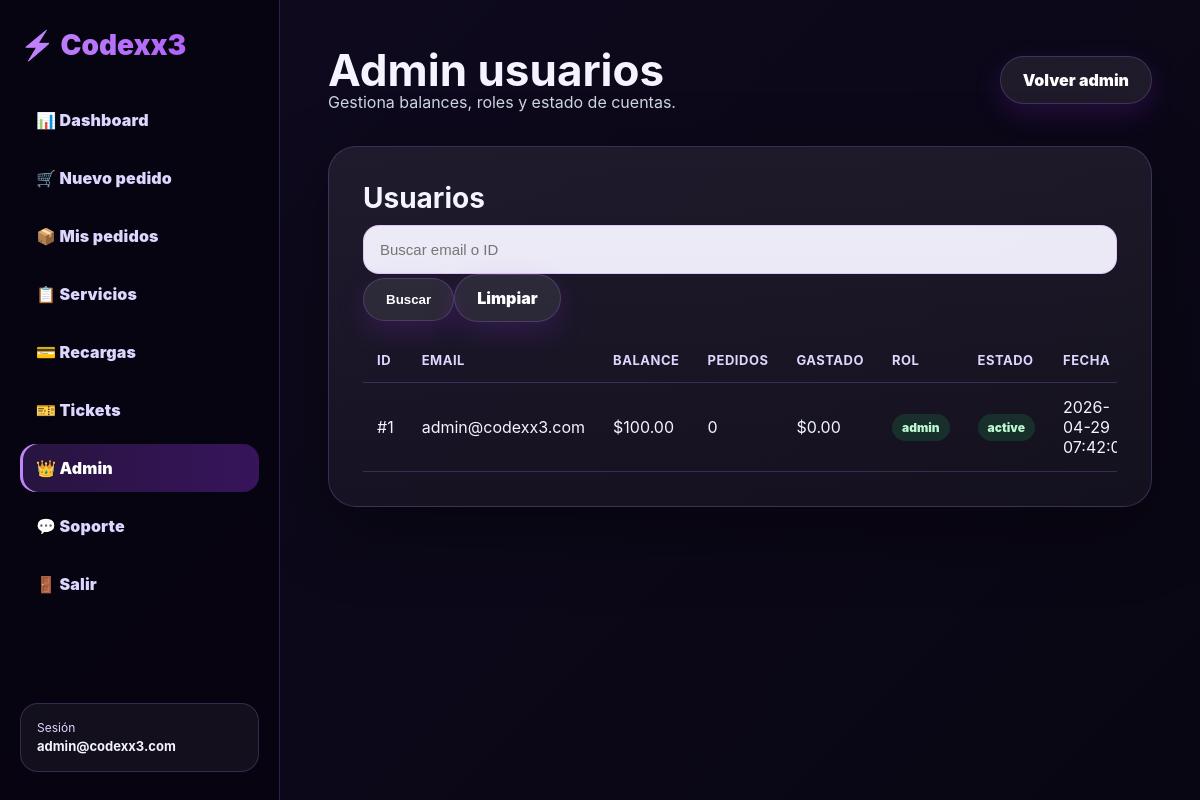
/admin_users.php (signed in), run on the app's committed database.
### tables this page shows
CREATE TABLE IF NOT EXISTS users (
  id INT UNSIGNED AUTO_INCREMENT PRIMARY KEY,
  email VARCHAR(190) NOT NULL UNIQUE,
  password VARCHAR(255) NOT NULL,
  balance DECIMAL(12,4) NOT NULL DEFAULT 0.0000,
  is_admin TINYINT(1) NOT NULL DEFAULT 0,
  status ENUM('active','blocked') NOT NULL DEFAULT 'active',
  created_at TIMESTAMP NOT NULL DEFAULT CURRENT_TIMESTAMP,
  updated_at TIMESTAMP NULL DEFAULT NULL ON UPDATE CURRENT_TIMESTAMP
);

### app/config/database.php (called while the page is built, shortened)
<?php
class Database {
    private ?PDO $pdo = null;
    public function __construct() {
        $host = getenv('DB_HOST') ?: 'localhost';
        $port = getenv('DB_PORT') ?: '3306';
        $name = getenv('DB_NAME') ?: 'codexx3_smm';
        $user = getenv('DB_USER') ?: 'root';
        $pass = getenv('DB_PASS') ?: '';
        try {
            $dsn = "mysql:host={$host};port={$port};dbname={$name};charset=utf8mb4";
            $this->pdo = new PDO($dsn, $user, $pass, [
                PDO::ATTR_ERRMODE => PDO::ERRMODE_EXCEPTION,
                PDO::ATTR_DEFAULT_FETCH_MODE => PDO::FETCH_ASSOC,
                PDO::ATTR_EMULATE_PREPARES => false,
            ]);
        } catch (Throwable $e) {
            $this->log('DB connection error: '.$e->getMessage());
            http_response_code(500);
            exit('Error de conexión a base de datos.');
        }
    }
    public function query(string $sql, array $params = []): PDOStatement|false {
        try {
            $stmt = $this->pdo->prepare($sql);
            $stmt->execute($params);
            return $stmt;
        } catch (Throwable $e) {
            $this->log('Query error: '.$e->getMessage().' SQL: '.$sql);
            return false;
        }
    }
}

### public/admin_users.php (the view, shortened to what this page needs)
<?php
require_once __DIR__.'/../app/config/database.php';
require_once __DIR__.'/../app/lib/helpers.php';
$db=new Database();
$user=current_user($db);
$search=trim($_GET['q']??'');$where='';$params=[];
$users=db_all($db,"SELECT u.*,COUNT(o.id) total_orders,COALESCE(SUM(o.charge),0) total_spent FROM users u LEFT JOIN orders o ON o.user_id=u.id {$where} GROUP BY u.id ORDER BY u.id DESC LIMIT 200",$params);
panel_header('Admin Usuarios','admin',$user);
?>
<div class="topbar"><div><h1>Admin usuarios</h1><p class="muted">Gestiona balances, roles y estado de cuentas.</p></div><a class="btn secondary" href="/admin.php">Volver admin</a></div>
<section class="main-card table-card"><h2>Usuarios</h2><form method="get" class="filters-row"><input name="q" value="<?=e($search)?>" placeholder="Buscar email o ID"><button class="btn secondary" type="submit">Buscar</button><a class="btn secondary" href="/admin_users.php">Limpiar</a></form><div class="table-wrap"><table><thead><tr><th>ID</th><th>Email</th><th>Balance</th><th>Pedidos</th><th>Gastado</th><th>Rol</th><th>Estado</th><th>Fecha</th><th>Acciones</th></tr></thead><tbody><?php if(!$users):?><tr><td colspan="9" class="muted">No hay usuarios.</td></tr><?php endif;?><?php foreach($users as $u):?><tr><td>#<?= (int)$u['id']?></td><td><?=e($u['email'])?></td><td><?=money($u['balance'])?></td><td><?= (int)$u['total_orders']?></td><td><?=money($u['total_spent'])?></td><td><span class="badge <?=((int)$u['is_admin']===1)?'completed':''?>"><?=((int)$u['is_admin']===1)?'admin':'usuario'?></span></td><td><span class="badge <?=($u['status']==='active')?'completed':'failed'?>"><?=e($u['status'])?></span></td><td><?=e($u['created_at'])?></td><td><a class="btn mini primary" href="/admin_users.php?edit=<?= (int)$u['id']?>">Editar</a></td></tr><?php endforeach;?></tbody></table></div></section><?php panel_footer(); ?>

### app/lib/helpers.php (shortened to what this page needs)
<?php
function e(mixed $value): string { return htmlspecialchars((string)$value, ENT_QUOTES, 'UTF-8'); }
function money(float|int|string $amount): string { return '$'.number_format((float)$amount, 2); }
function db_one(Database $db, string $sql, array $params = []): array {
    $stmt = $db->query($sql, $params);
    $row = $stmt->fetch();
    return is_array($row) ? $row : [];
}
function db_all(Database $db, string $sql, array $params = []): array {
    $stmt = $db->query($sql, $params);
    $rows = $stmt->fetchAll();
    return is_array($rows) ? $rows : [];
}
function current_user(Database $db): array {
    $id = (int)($_SESSION['user_id'] ?? 0);
    return db_one($db, 'SELECT id,email,balance,is_admin FROM users WHERE id=?', [$id]);
}
function panel_header(string $title, string $active, array $user = []): void {
    $isAdmin = (int)($user['is_admin'] ?? $_SESSION['is_admin'] ?? 0) === 1;
    $email = $user['email'] ?? '';
    ?>
    <!doctype html>
    <html lang="es">
    <head>
        <link rel="stylesheet" href="/assets/css/style.css">
    </head>
    <body>
    <div class="panel">
        <aside class="sidebar">
            <div class="side-logo">⚡ Codexx3</div>
            <a class="<?= $active==='dashboard'?'active':'' ?>" href="/dashboard.php">📊 Dashboard</a>
            <a class="<?= $active==='order'?'active':'' ?>" href="/order.php">🛒 Nuevo pedido</a>
            <a class="<?= $active==='orders'?'active':'' ?>" href="/orders.php">📦 Mis pedidos</a>
            <a class="<?= $active==='services'?'active':'' ?>" href="/services.php">📋 Servicios</a>
            <a class="<?= $active==='deposits'?'active':'' ?>" href="/deposits.php">💳 Recargas</a>
            <a class="<?= $active==='tickets'?'active':'' ?>" href="/tickets.php">🎫 Tickets</a>
            <?php if($isAdmin): ?><a class="<?= $active==='admin'?'active':'' ?>" href="/admin.php">👑 Admin</a><?php endif; ?>
            <a href="https://wa.me/50361605896" target="_blank" rel="noopener">💬 Soporte</a>
            <a href="/logout.php">🚪 Salir</a>
            <div class="side-user">
                <span>Sesión</span>
                <strong><?= e($email) ?></strong>
            </div>
        </aside>
        <main class="content">
    <?php
}
function panel_footer(): void {
    echo '</main></div></body></html>';
}

### public/assets/css/style.css (style rules this page uses)
:root { --bg:#0f0a1f;--bg2:#1c1235;--panel:#130d24;--primary:#a855f7;--primary2:#9333ea;--soft:#c084fc;--text:#f5f3ff;--muted:#ddd6fe;--line:rgba(192,132,252,.22);--glass:rgba(255,255,255,.065);--danger:#ef4444;--success:#22c55e;--shadow:0 24px 70px rgba(0,0,0,.38) }
* { margin:0;padding:0;box-sizing:border-box }
html { scroll-behavior:smooth }
body { font-family:Inter,Arial,sans-serif;background:radial-gradient(circle at 20% 0%,rgba(168,85,247,.28),transparent 32%),linear-gradient(135deg,#0f0a1f,#090613 70%);color:var(--text);min-height:100vh }
a { color:inherit }
.btn { display:inline-flex;align-items:center;justify-content:center;gap:8px;padding:13px 22px;border-radius:999px;text-decoration:none;color:white;border:0;cursor:pointer;font-weight:900;transition:.2s ease;white-space:nowrap;box-shadow:0 10px 28px rgba(147,51,234,.18) }
.btn.secondary { background:rgba(255,255,255,.08);border:1px solid var(--line) }
input,select,textarea { width:100%;padding:15px 16px;border-radius:16px;border:1px solid rgba(192,132,252,.32);background:rgba(245,243,255,.96);color:#12091f;outline:none;font-size:15px }
.panel { min-height:100vh;display:grid;grid-template-columns:280px 1fr;background:linear-gradient(135deg,#0f0a1f,#090613) }
.sidebar { background:rgba(7,4,16,.94);border-right:1px solid var(--line);padding:28px 20px;display:flex;flex-direction:column;gap:10px;position:sticky;top:0;height:100vh }
.side-logo { font-size:28px;font-weight:1000;margin-bottom:24px;background:linear-gradient(90deg,var(--soft),var(--primary));-webkit-background-clip:text;-webkit-text-fill-color:transparent }
.sidebar a { color:var(--muted);text-decoration:none;padding:14px 16px;border-radius:16px;display:block;font-weight:900;letter-spacing:.01em }
.sidebar a:hover,.sidebar a.active { background:linear-gradient(90deg,rgba(168,85,247,.20),rgba(147,51,234,.34));color:white;box-shadow:inset 3px 0 0 var(--soft) }
.side-user { margin-top:auto;padding:16px;border-radius:18px;background:rgba(255,255,255,.05);border:1px solid var(--line);overflow:hidden }
.side-user span { display:block;color:var(--muted);font-size:12px }
.side-user strong { font-size:13px;word-break:break-all }
.content { padding:48px;overflow:auto;max-width:1280px;width:100%;margin:0 auto }
.topbar { display:flex;justify-content:space-between;align-items:center;margin-bottom:34px;gap:18px }
.topbar h1 { font-size:44px;line-height:1 }
.muted { color:#cbd5e1 }
.main-card { background:linear-gradient(180deg,rgba(255,255,255,.075),rgba(255,255,255,.045));border:1px solid var(--line);border-radius:28px;padding:34px;margin-bottom:24px;box-shadow:var(--shadow) }
.main-card h2 { margin-bottom:10px;font-size:28px }
.table-wrap { overflow:auto;margin-top:16px }
table { width:100%;border-collapse:collapse;min-width:760px }
th,td { text-align:left;padding:14px;border-bottom:1px solid var(--line);vertical-align:middle }
th { color:var(--muted);font-size:13px;text-transform:uppercase;letter-spacing:.04em }
.badge { display:inline-flex;padding:6px 10px;border-radius:999px;background:rgba(255,255,255,.08);font-size:12px;font-weight:900 }
.badge.completed,.badge.done { color:#bbf7d0;background:rgba(34,197,94,.16) }

### data on the page
users: email "admin@codexx3.com", id "1", balance "$100.00", total_orders "0", total_spent "$0.00", is_admin "admin", status "active", created_at "2026-04-29…"
